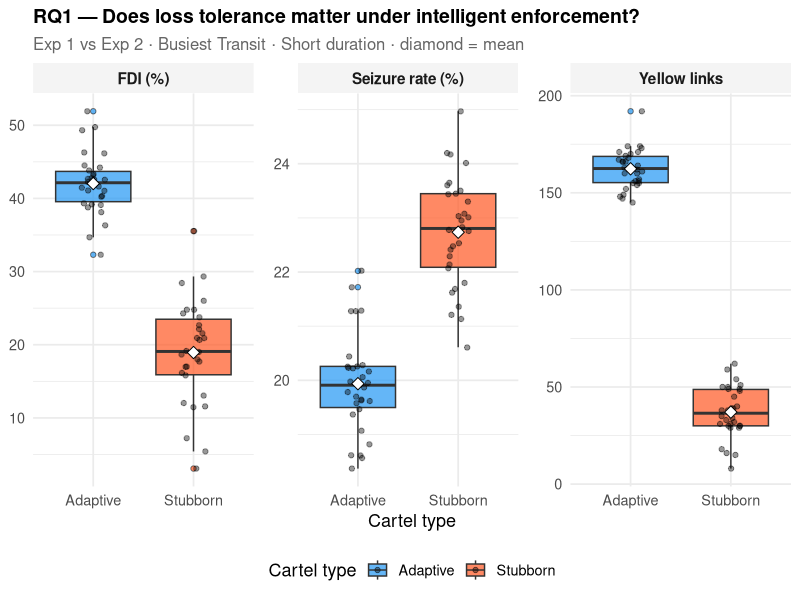
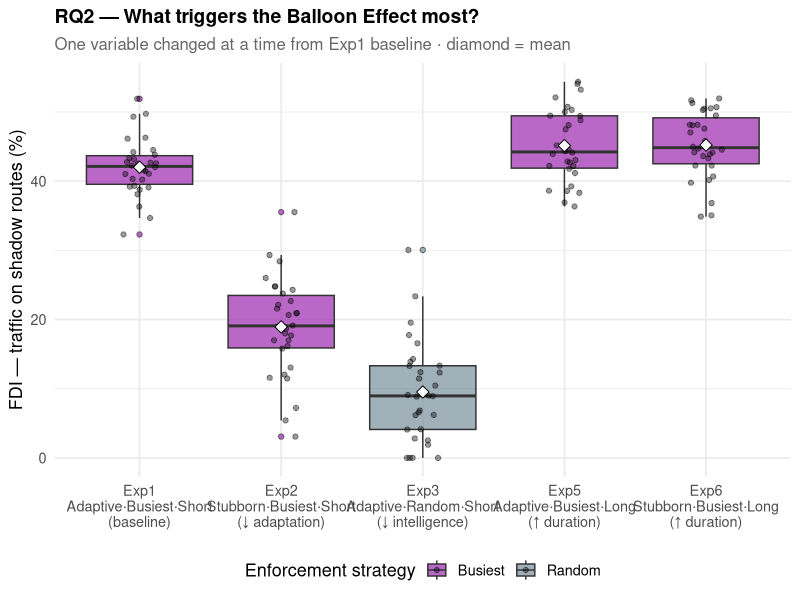
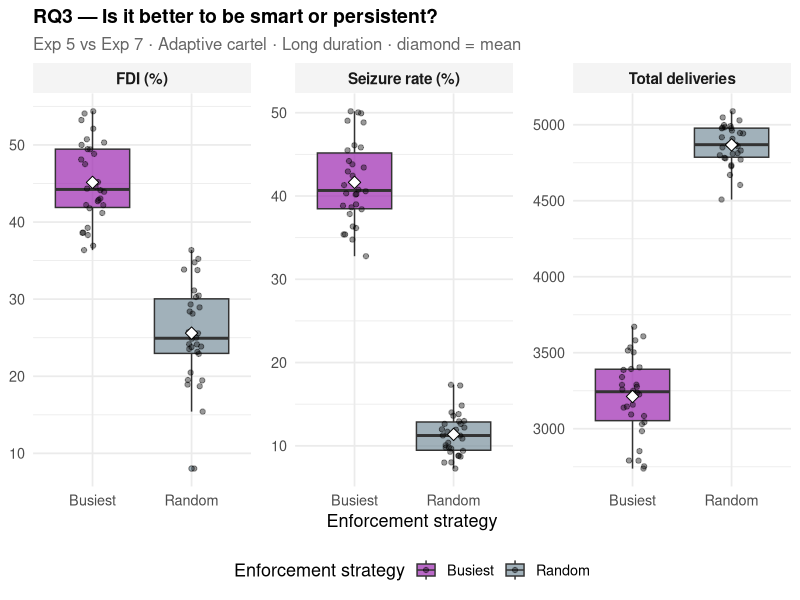
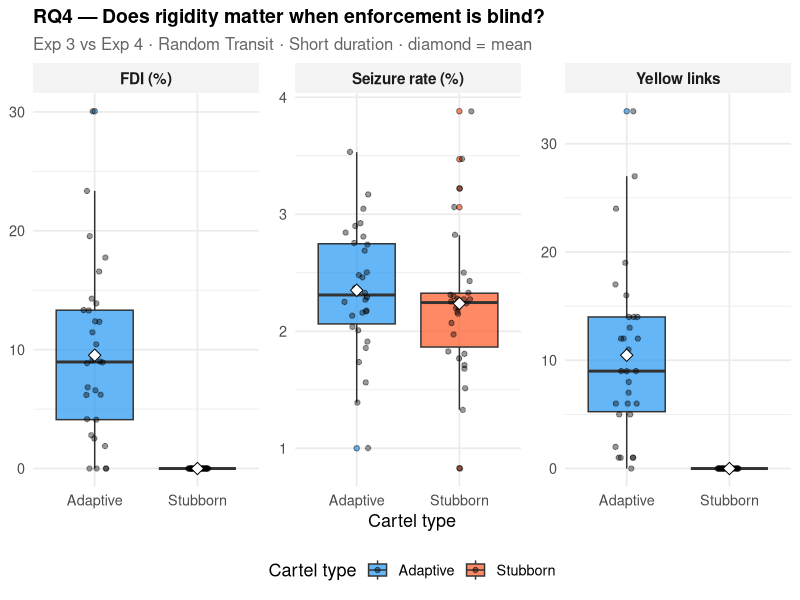
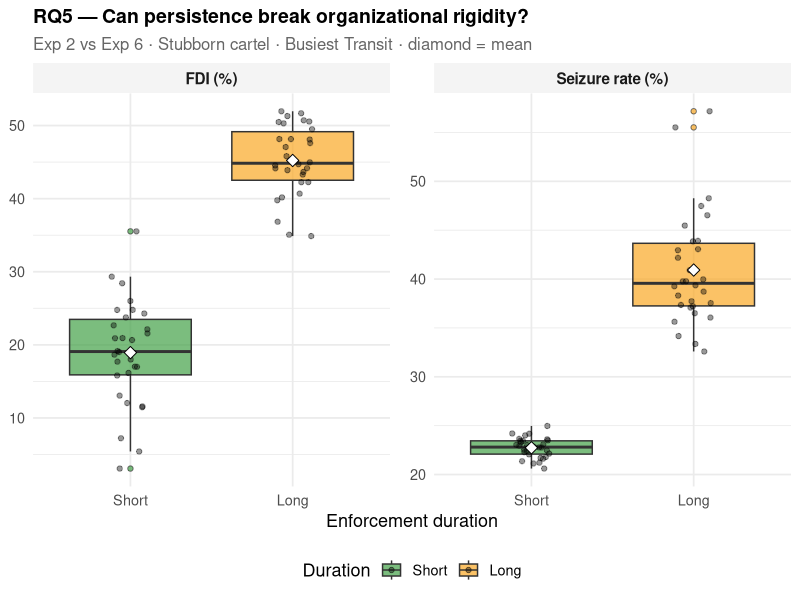
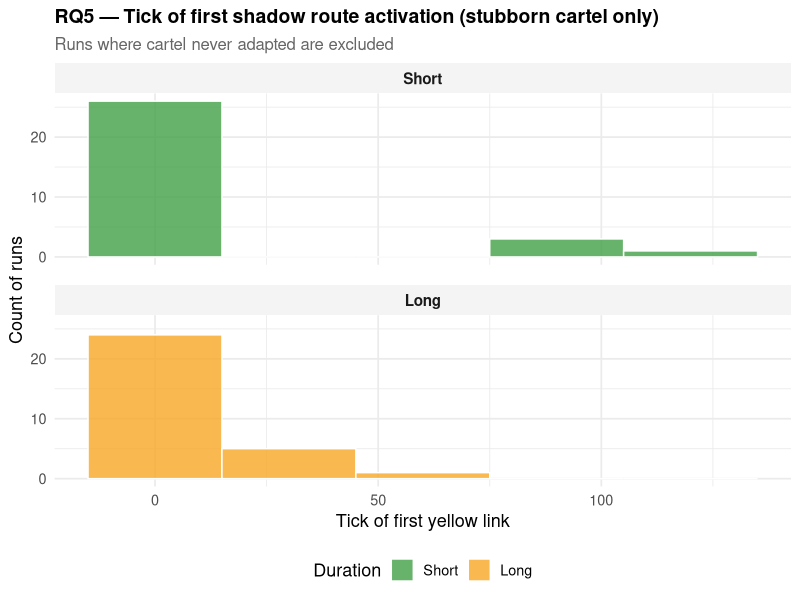
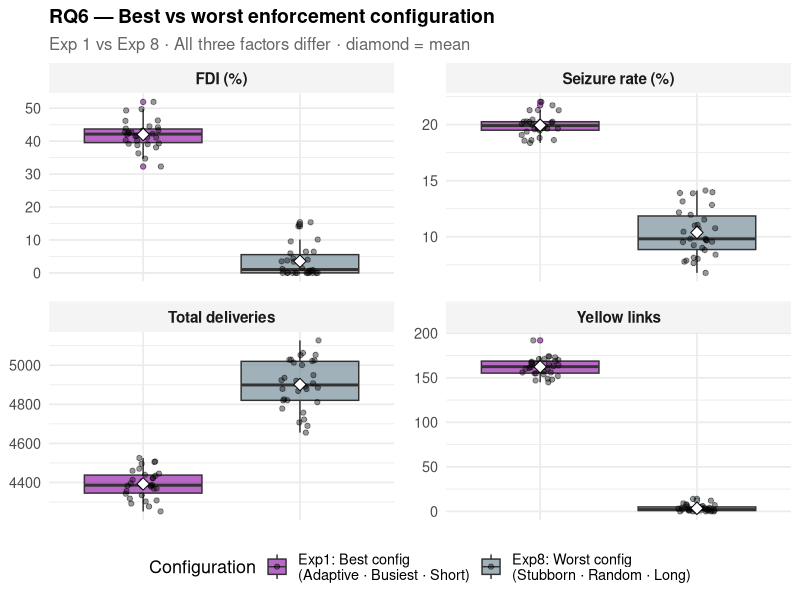
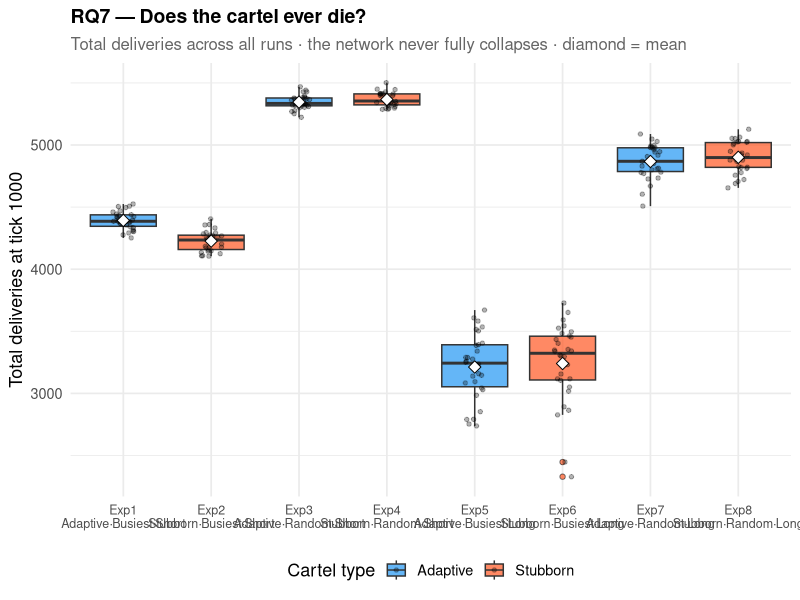

Write the R code that produced these figures, in order.
## ---- chunk 1
library(ggplot2)
library(dplyr)
library(tidyr)
## ---- chunk 2


tidy    <- read.csv("all_experiments_tidy.csv",    stringsAsFactors = FALSE)
summary <- read.csv("all_experiments_summary.csv", stringsAsFactors = FALSE)

exp_order <- c(
  "Exp1_Adaptive_Busiest_Short",
  "Exp2_Stubborn_Busiest_Short",
  "Exp3_Adaptive_Random_Short",
  "Exp4_Stubborn_Random_Short",
  "Exp5_Adaptive_Busiest_Long",
  "Exp6_Stubborn_Busiest_Long",
  "Exp7_Adaptive_Random_Long",
  "Exp8_Stubborn_Random_Long"
)

exp_labels <- c(
  "Exp1_Adaptive_Busiest_Short" = "Exp1\nAdaptive·Busiest·Short",
  "Exp2_Stubborn_Busiest_Short" = "Exp2\nStubborn·Busiest·Short",
  "Exp3_Adaptive_Random_Short"  = "Exp3\nAdaptive·Random·Short",
  "Exp4_Stubborn_Random_Short"  = "Exp4\nStubborn·Random·Short",
  "Exp5_Adaptive_Busiest_Long"  = "Exp5\nAdaptive·Busiest·Long",
  "Exp6_Stubborn_Busiest_Long"  = "Exp6\nStubborn·Busiest·Long",
  "Exp7_Adaptive_Random_Long"   = "Exp7\nAdaptive·Random·Long",
  "Exp8_Stubborn_Random_Long"   = "Exp8\nStubborn·Random·Long"
)

tidy <- tidy %>%
  mutate(
    experiment        = factor(experiment, levels = exp_order),
    never_adapted     = as.logical(never_adapted),
    cartel_type       = factor(cartel_type,       levels = c("Adaptive", "Stubborn")),
    enforcement_target   = factor(enforcement_target,   levels = c("Busiest", "Random")),
    enforcement_duration = factor(enforcement_duration, levels = c("Short", "Long")),
    # Recode first_yellow_tick: -1 means never adapted
    first_yellow_tick_clean = ifelse(first_yellow_tick <= 0, NA, first_yellow_tick)
  )

summary <- summary %>%
  mutate(
    experiment        = factor(experiment, levels = exp_order),
    cartel_type       = factor(cartel_type,       levels = c("Adaptive", "Stubborn")),
    enforcement_target   = factor(enforcement_target,   levels = c("Busiest", "Random")),
    enforcement_duration = factor(enforcement_duration, levels = c("Short", "Long"))
  )

# Shared color scales
col_cartel   <- c("Adaptive" = "#2196F3", "Stubborn" = "#FF5722")
col_strategy <- c("Busiest"  = "#9C27B0", "Random"   = "#78909C")
col_duration <- c("Short"    = "#43A047", "Long"     = "#F9A825")

theme_rq <- theme_minimal(base_size = 13) +
  theme(
    strip.text       = element_text(face = "bold", size = 11),
    strip.background = element_rect(fill = "#f4f4f4", color = NA),
    panel.spacing    = unit(1, "lines"),
    legend.position  = "bottom",
    plot.title       = element_text(face = "bold", size = 14),
    plot.subtitle    = element_text(size = 12, color = "grey40")
  )
## ---- chunk 3

rq1_data <- tidy %>%
  filter(enforcement_target == "Busiest", enforcement_duration == "Short")

p_rq1 <- rq1_data %>%
  select(experiment, cartel_type,
         drug_through_yellow_rate_pct,
         seizure_rate_pct,
         count_links_with_color_yellow) %>%
  pivot_longer(
    cols      = c(drug_through_yellow_rate_pct, seizure_rate_pct,
                  count_links_with_color_yellow),
    names_to  = "metric",
    values_to = "value"
  ) %>%
  mutate(metric = recode(metric,
    "drug_through_yellow_rate_pct"   = "FDI (%)",
    "seizure_rate_pct"               = "Seizure rate (%)",
    "count_links_with_color_yellow"  = "Yellow links"
  )) %>%
  ggplot(aes(x = cartel_type, y = value, fill = cartel_type)) +
  geom_boxplot(alpha = 0.7, outlier.shape = 21) +
  geom_jitter(width = 0.12, alpha = 0.4, size = 1.5) +
  stat_summary(fun = mean, geom = "point", shape = 23,
               size = 3, fill = "white", color = "black") +
  scale_fill_manual(values = col_cartel) +
  facet_wrap(~ metric, scales = "free_y") +
  labs(
    title    = "RQ1 — Does loss tolerance matter under intelligent enforcement?",
    subtitle = "Exp 1 vs Exp 2 · Busiest Transit · Short duration · diamond = mean",
    x        = "Cartel type",
    y        = NULL,
    fill     = "Cartel type"
  ) +
  theme_rq

#ggsave("RQ1_tolerance_smart_pressure.png", p_rq1, width = 12, height = 5, dpi = 300)
p_rq1
## ---- chunk 4

rq2_data <- tidy %>%
  filter(experiment %in% c(
    "Exp1_Adaptive_Busiest_Short",
    "Exp2_Stubborn_Busiest_Short",
    "Exp3_Adaptive_Random_Short",
    "Exp5_Adaptive_Busiest_Long",
    "Exp6_Stubborn_Busiest_Long"
  )) %>%
  mutate(
    exp_label = recode(as.character(experiment),
      "Exp1_Adaptive_Busiest_Short" = "Exp1\nAdaptive·Busiest·Short\n(baseline)",
      "Exp2_Stubborn_Busiest_Short" = "Exp2\nStubborn·Busiest·Short\n(↓ adaptation)",
      "Exp3_Adaptive_Random_Short"  = "Exp3\nAdaptive·Random·Short\n(↓ intelligence)",
      "Exp5_Adaptive_Busiest_Long"  = "Exp5\nAdaptive·Busiest·Long\n(↑ duration)",
      "Exp6_Stubborn_Busiest_Long"  = "Exp6\nStubborn·Busiest·Long\n(↑ duration)",
    ),
    exp_label = factor(exp_label, levels = c(
      "Exp1\nAdaptive·Busiest·Short\n(baseline)",
      "Exp2\nStubborn·Busiest·Short\n(↓ adaptation)",
      "Exp3\nAdaptive·Random·Short\n(↓ intelligence)",
      "Exp5\nAdaptive·Busiest·Long\n(↑ duration)",
      "Exp6\nStubborn·Busiest·Long\n(↑ duration)"
    ))
  )

p_rq2 <- ggplot(rq2_data, aes(x = exp_label, y = drug_through_yellow_rate_pct,
                               fill = enforcement_target)) +
  geom_boxplot(alpha = 0.7, outlier.shape = 21) +
  geom_jitter(width = 0.12, alpha = 0.4, size = 1.5) +
  stat_summary(fun = mean, geom = "point", shape = 23,
               size = 3, fill = "white", color = "black") +
  scale_fill_manual(values = col_strategy) +
  labs(
    title    = "RQ2 — What triggers the Balloon Effect most?",
    subtitle = "One variable changed at a time from Exp1 baseline · diamond = mean",
    x        = NULL,
    y        = "FDI — traffic on shadow routes (%)",
    fill     = "Enforcement strategy"
  ) +
  theme_rq

#ggsave("RQ2_balloon_effect_trigger.png", p_rq2, width = 12, height = 6, dpi = 300)
p_rq2

## ---- chunk 5


rq3_data <- tidy %>%
  filter(cartel_type == "Adaptive", enforcement_duration == "Long")

p_rq3 <- rq3_data %>%
  select(experiment, enforcement_target,
         drug_through_yellow_rate_pct,
         seizure_rate_pct,
         total_delivered_value) %>%
  pivot_longer(
    cols      = c(drug_through_yellow_rate_pct, seizure_rate_pct,
                  total_delivered_value),
    names_to  = "metric",
    values_to = "value"
  ) %>%
  mutate(metric = recode(metric,
    "drug_through_yellow_rate_pct" = "FDI (%)",
    "seizure_rate_pct"             = "Seizure rate (%)",
    "total_delivered_value"        = "Total deliveries"
  )) %>%
  ggplot(aes(x = enforcement_target, y = value, fill = enforcement_target)) +
  geom_boxplot(alpha = 0.7, outlier.shape = 21) +
  geom_jitter(width = 0.12, alpha = 0.4, size = 1.5) +
  stat_summary(fun = mean, geom = "point", shape = 23,
               size = 3, fill = "white", color = "black") +
  scale_fill_manual(values = col_strategy) +
  facet_wrap(~ metric, scales = "free_y") +
  labs(
    title    = "RQ3 — Is it better to be smart or persistent?",
    subtitle = "Exp 5 vs Exp 7 · Adaptive cartel · Long duration · diamond = mean",
    x        = "Enforcement strategy",
    y        = NULL,
    fill     = "Enforcement strategy"
  ) +
  theme_rq

#ggsave("RQ3_smart_vs_persistent.png", p_rq3, width = 12, height = 5, dpi = 300)
p_rq3
## ---- chunk 6

rq4_data <- tidy %>%
  filter(enforcement_target == "Random", enforcement_duration == "Short")

p_rq4 <- rq4_data %>%
  select(experiment, cartel_type,
         drug_through_yellow_rate_pct,
         seizure_rate_pct,
         count_links_with_color_yellow) %>%
  pivot_longer(
    cols      = c(drug_through_yellow_rate_pct, seizure_rate_pct,
                  count_links_with_color_yellow),
    names_to  = "metric",
    values_to = "value"
  ) %>%
  mutate(metric = recode(metric,
    "drug_through_yellow_rate_pct"   = "FDI (%)",
    "seizure_rate_pct"               = "Seizure rate (%)",
    "count_links_with_color_yellow"  = "Yellow links"
  )) %>%
  ggplot(aes(x = cartel_type, y = value, fill = cartel_type)) +
  geom_boxplot(alpha = 0.7, outlier.shape = 21) +
  geom_jitter(width = 0.12, alpha = 0.4, size = 1.5) +
  stat_summary(fun = mean, geom = "point", shape = 23,
               size = 3, fill = "white", color = "black") +
  scale_fill_manual(values = col_cartel) +
  facet_wrap(~ metric, scales = "free_y") +
  labs(
    title    = "RQ4 — Does rigidity matter when enforcement is blind?",
    subtitle = "Exp 3 vs Exp 4 · Random Transit · Short duration · diamond = mean",
    x        = "Cartel type",
    y        = NULL,
    fill     = "Cartel type"
  ) +
  theme_rq

#ggsave("RQ4_rigidity_random_enforcement.png", p_rq4, width = 12, height = 5, dpi = 300)
p_rq4

## ---- chunk 7
rq5_data <- tidy %>%
  filter(cartel_type == "Stubborn", enforcement_target == "Busiest")

# Panel A — FDI and seizure rate
p_rq5a <- rq5_data %>%
  select(experiment, enforcement_duration,
         drug_through_yellow_rate_pct, seizure_rate_pct) %>%
  pivot_longer(
    cols      = c(drug_through_yellow_rate_pct, seizure_rate_pct),
    names_to  = "metric",
    values_to = "value"
  ) %>%
  mutate(metric = recode(metric,
    "drug_through_yellow_rate_pct" = "FDI (%)",
    "seizure_rate_pct"             = "Seizure rate (%)"
  )) %>%
  ggplot(aes(x = enforcement_duration, y = value, fill = enforcement_duration)) +
  geom_boxplot(alpha = 0.7, outlier.shape = 21) +
  geom_jitter(width = 0.12, alpha = 0.4, size = 1.5) +
  stat_summary(fun = mean, geom = "point", shape = 23,
               size = 3, fill = "white", color = "black") +
  scale_fill_manual(values = col_duration) +
  facet_wrap(~ metric, scales = "free_y") +
  labs(
    title    = "RQ5 — Can persistence break organizational rigidity?",
    subtitle = "Exp 2 vs Exp 6 · Stubborn cartel · Busiest Transit · diamond = mean",
    x        = "Enforcement duration",
    y        = NULL,
    fill     = "Duration"
  ) +
  theme_rq

# Panel B — first yellow tick (when adaptation eventually fires)
p_rq5b <- rq5_data %>%
  filter(!is.na(first_yellow_tick_clean)) %>%
  ggplot(aes(x = first_yellow_tick_clean, fill = enforcement_duration)) +
  geom_histogram(binwidth = 30, alpha = 0.8, color = "white", position = "identity") +
  scale_fill_manual(values = col_duration) +
  facet_wrap(~ enforcement_duration, ncol = 1) +
  labs(
    title    = "RQ5 — Tick of first shadow route activation (stubborn cartel only)",
    subtitle = "Runs where cartel never adapted are excluded",
    x        = "Tick of first yellow link",
    y        = "Count of runs",
    fill     = "Duration"
  ) +
  theme_rq

#ggsave("RQ5a_persistence_rigidity.png",   p_rq5a, width = 10, height = 5, dpi = 300)
#ggsave("RQ5b_first_yellow_tick.png",      p_rq5b, width = 8,  height = 6, dpi = 300)
p_rq5a
p_rq5b
## ---- chunk 8
rq6_data <- tidy %>%
  filter(experiment %in% c(
    "Exp1_Adaptive_Busiest_Short",
    "Exp8_Stubborn_Random_Long"
  )) %>%
  mutate(config = recode(as.character(experiment),
    "Exp1_Adaptive_Busiest_Short" = "Exp1: Best config\n(Adaptive · Busiest · Short)",
    "Exp8_Stubborn_Random_Long"   = "Exp8: Worst config\n(Stubborn · Random · Long)"
  ))

p_rq6 <- rq6_data %>%
  select(config, drug_through_yellow_rate_pct, seizure_rate_pct,
         total_delivered_value, count_links_with_color_yellow) %>%
  pivot_longer(
    cols      = c(drug_through_yellow_rate_pct, seizure_rate_pct,
                  total_delivered_value, count_links_with_color_yellow),
    names_to  = "metric",
    values_to = "value"
  ) %>%
  mutate(metric = recode(metric,
    "drug_through_yellow_rate_pct"   = "FDI (%)",
    "seizure_rate_pct"               = "Seizure rate (%)",
    "total_delivered_value"          = "Total deliveries",
    "count_links_with_color_yellow"  = "Yellow links"
  )) %>%
  ggplot(aes(x = config, y = value,
             fill = config)) +
  geom_boxplot(alpha = 0.7, outlier.shape = 21) +
  geom_jitter(width = 0.12, alpha = 0.4, size = 1.5) +
  stat_summary(fun = mean, geom = "point", shape = 23,
               size = 3, fill = "white", color = "black") +
  scale_fill_manual(values = c(
    "Exp1: Best config\n(Adaptive · Busiest · Short)" = "#9C27B0",
    "Exp8: Worst config\n(Stubborn · Random · Long)"  = "#78909C"
  )) +
  facet_wrap(~ metric, scales = "free_y", ncol = 2) +
  labs(
    title    = "RQ6 — Best vs worst enforcement configuration",
    subtitle = "Exp 1 vs Exp 8 · All three factors differ · diamond = mean",
    x        = NULL,
    y        = NULL,
    fill     = "Configuration"
  ) +
  theme_rq +
  theme(axis.text.x = element_blank())

#ggsave("RQ6_best_vs_worst.png", p_rq6, width = 11, height = 8, dpi = 300)
p_rq6

## ---- chunk 9
# Panel A — total deliveries across all experiments (network never fully collapses)
p_rq7a <- ggplot(tidy, aes(x = experiment, y = total_delivered_value,
                             fill = cartel_type)) +
  geom_boxplot(alpha = 0.7, outlier.shape = 21) +
  geom_jitter(width = 0.12, alpha = 0.3, size = 1.2) +
  stat_summary(fun = mean, geom = "point", shape = 23,
               size = 3, fill = "white", color = "black") +
  scale_fill_manual(values = col_cartel) +
  scale_x_discrete(labels = exp_labels) +
  labs(
    title    = "RQ7 — Does the cartel ever die?",
    subtitle = "Total deliveries across all runs · the network never fully collapses · diamond = mean",
    x        = NULL,
    y        = "Total deliveries at tick 1000",
    fill     = "Cartel type"
  ) +
  theme_rq +
  theme(axis.text.x = element_text(size = 9))

# Panel B — % of runs where cartel never adapted (from summary)
p_rq7b <- summary %>%
  ggplot(aes(x = experiment, y = pct_never_adapted, fill = cartel_type)) +
  geom_col(alpha = 0.85, width = 0.6) +
  geom_text(aes(label = paste0(round(pct_never_adapted, 1), "%")),
            vjust = -0.4, size = 3.5, fontface = "bold") +
  scale_fill_manual(values = col_cartel) +
  scale_x_discrete(labels = exp_labels) +
  scale_y_continuous(limits = c(0, 110), breaks = seq(0, 100, 25)) +
  labs(
    title    = "RQ7 — Share of runs where cartel never built shadow routes",
    subtitle = "100% = cartel never adapted in any run · 0% = every run had at least one yellow link",
    x        = NULL,
    y        = "% of runs: never adapted",
    fill     = "Cartel type"
  ) +
  theme_rq +
  theme(axis.text.x = element_text(size = 9))

#ggsave("RQ7a_cartel_deliveries.png",  p_rq7a, width = 13, height = 6, dpi = 300)
#ggsave("RQ7b_never_adapted_pct.png",  p_rq7b, width = 13, height = 6, dpi = 300)
p_rq7a
p_rq7b
